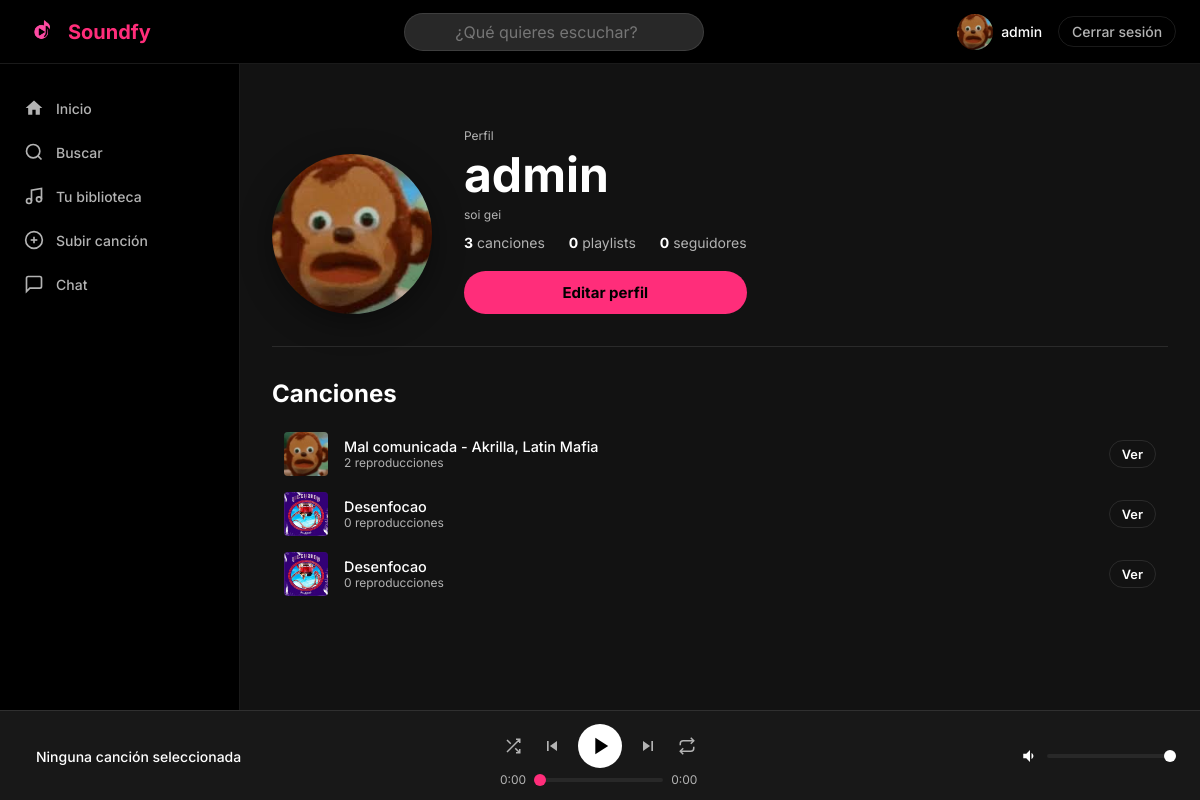
Page /users/perfil/admin/ (signed in) on the earlier database version.
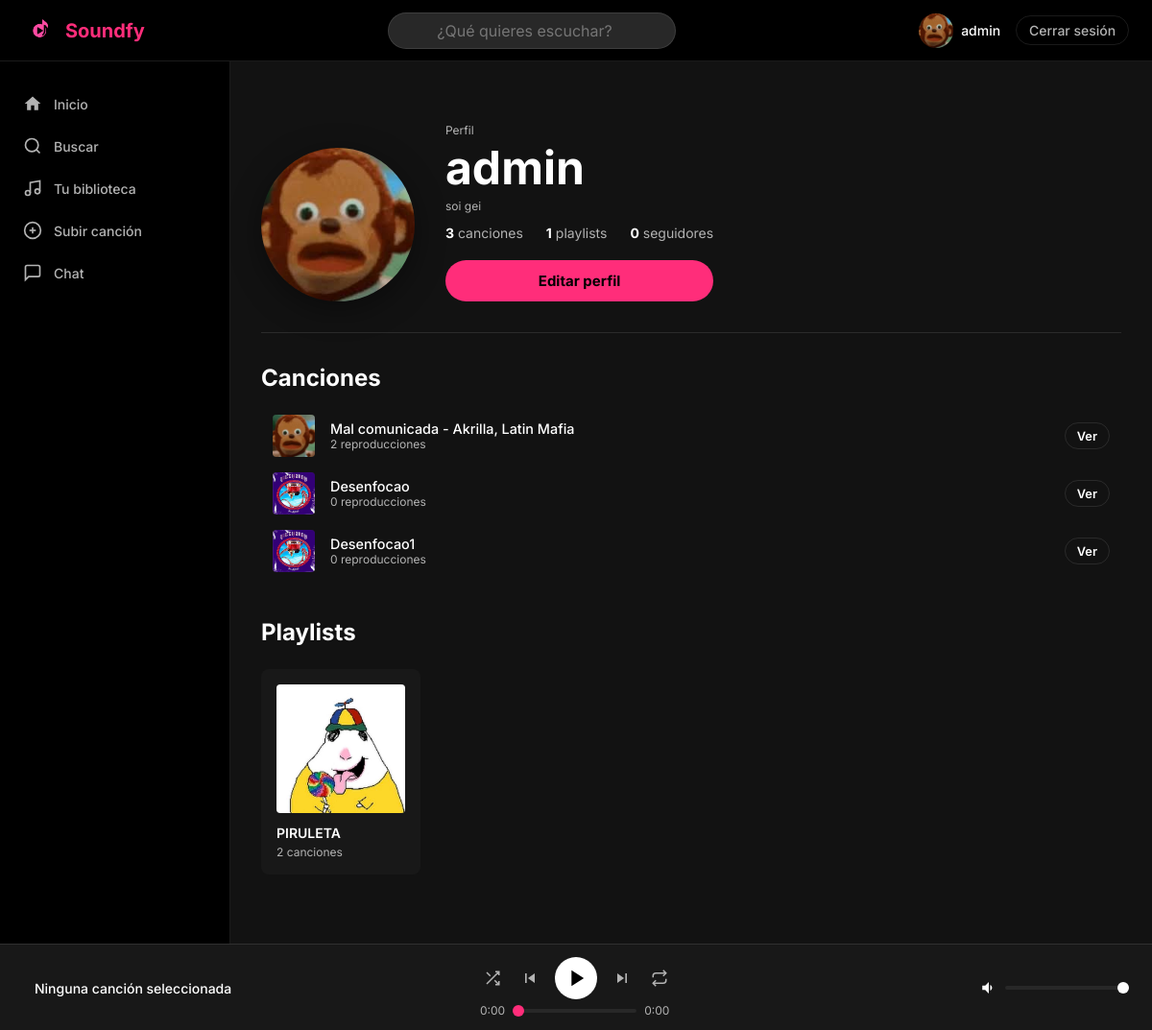
Same page on the later database version.
### users/models.py (models this page shows, shortened)
class Usuario(AbstractUser):
    foto_perfil = models.ImageField(
        upload_to='fotos_perfil/',
        null=True,
        blank=True
    )
    biografia = models.TextField(max_length=500, blank=True)
    fecha_nacimiento = models.DateField(null=True, blank=True)
    es_artista = models.BooleanField(default=False)
    seguidores = models.ManyToManyField(
        'self',
        symmetrical=False,
        related_name='siguiendo',
        blank=True
    )
    class Meta:
        verbose_name = 'Usuario'
        verbose_name_plural = 'Usuarios'

### music/models.py (models this page shows, shortened)
class Cancion(models.Model):
    titulo = models.CharField(max_length=200)
    artista = models.ForeignKey(
        Usuario,
        on_delete=models.CASCADE,
        related_name='canciones'
    )
    album = models.ForeignKey(
        Album,
        on_delete=models.SET_NULL,
        null=True,
        blank=True,
        related_name='canciones'
    )
    genero = models.ForeignKey(
        Genero,
        on_delete=models.SET_NULL,
        null=True,
        blank=True
    )
    archivo_audio = models.FileField(upload_to='canciones/')
    portada = models.ImageField(upload_to='portadas_canciones/', null=True, blank=True)
    duracion = models.PositiveIntegerField(help_text='Duración en segundos', default=0)
    reproducciones = models.PositiveIntegerField(default=0)
    fecha_subida = models.DateTimeField(auto_now_add=True)
    es_publica = models.BooleanField(default=True)
    class Meta:
        verbose_name = 'Canción'
        verbose_name_plural = 'Canciones'
        ordering = ['-fecha_subida']

class Playlist(models.Model):
    nombre = models.CharField(max_length=200)
    descripcion = models.TextField(blank=True)
    propietario = models.ForeignKey(
        Usuario,
        on_delete=models.CASCADE,
        related_name='playlists'
    )
    canciones = models.ManyToManyField(
        Cancion,
        through='PlaylistCancion',
        blank=True
    )
    portada = models.ImageField(upload_to='portadas_playlists/', null=True, blank=True)
    es_publica = models.BooleanField(default=True)
    creada_en = models.DateTimeField(auto_now_add=True)
    class Meta:
        verbose_name = 'Playlist'
        verbose_name_plural = 'Playlists'

### users/views.py (the view)
# urls.py: path('perfil/<str:username>/', views.vista_perfil, name='perfil'),
@login_required
def vista_perfil(request, username):
    perfil = get_object_or_404(Usuario, username=username)
    canciones = perfil.canciones.filter(es_publica=True).order_by('-fecha_subida')[:10]
    playlists = perfil.playlists.filter(es_publica=True)
    es_propio = request.user == perfil
    ya_sigue = request.user.siguiendo.filter(pk=perfil.pk).exists()
    return render(request, 'users/perfil.html', {
        'perfil': perfil,
        'canciones': canciones,
        'playlists': playlists,
        'es_propio': es_propio,
        'ya_sigue': ya_sigue,
    })

### templates/users/perfil.html (shortened to what this page needs)
{% extends 'base.html' %}
{% load static %}
{% block contenido %}
<div class="perfil-cabecera">
    <div class="perfil-avatar">
        {% if perfil.foto_perfil %}
            <img src="{{ perfil.foto_perfil.url }}" alt="{{ perfil.username }}">
        {% else %}
            <div class="avatar-grande">{{ perfil.username|first|upper }}</div>
        {% endif %}
    </div>
    <div class="perfil-info">
        <span class="texto-muted">Perfil</span>
        <h1>{{ perfil.username }}</h1>
        {% if perfil.biografia %}
            <p class="texto-muted">{{ perfil.biografia }}</p>
        {% endif %}
        <div class="perfil-stats">
            <span><strong>{{ perfil.canciones.count }}</strong> canciones</span>
            <span><strong>{{ perfil.playlists.count }}</strong> playlists</span>
            <span><strong>{{ perfil.seguidores.count }}</strong> seguidores</span>
        </div>
        <div class="perfil-acciones">
            {% if es_propio %}
                <a href="{% url 'editar_perfil' %}" class="btn-primario btn-bloque">Editar perfil</a>
            {% else %}
                <a href="{% url 'seguir_usuario' username=perfil.username %}"
                   class="{% if ya_sigue %}btn-secundario{% else %}btn-primario{% endif %}">
                    {% if ya_sigue %}Siguiendo{% else %}Seguir{% endif %}
                </a>
            {% endif %}
        </div>
    </div>
</div>
{% if canciones %}
<section class="perfil-seccion">
    <h2>Canciones</h2>
    <div class="lista-canciones">
        {% for cancion in canciones %}
            <div class="fila-cancion" onclick="reproducirCancionConCola(
                    '{{ cancion.archivo_audio.url }}',
                    '{{ cancion.titulo }}',
                    '{{ cancion.artista.username }}',
                    '{% if cancion.portada %}{{ cancion.portada.url }}{% endif %}',
                    {{ cancion.pk }},
                    [{% for c in canciones %}{
                        pk: {{ c.pk }},
                        url: '{{ c.archivo_audio.url }}',
                        titulo: '{{ c.titulo }}',
                        artista: '{{ c.artista.username }}',
                        portada: '{% if c.portada %}{{ c.portada.url }}{% endif %}'
                    }{% if not forloop.last %},{% endif %}{% endfor %}]
                )">
                <div class="fila-cancion-portada">
                    {% if cancion.portada %}
                        <img src="{{ cancion.portada.url }}" alt="{{ cancion.titulo }}" loading="lazy">
                    {% else %}
                        <div class="portada-placeholder-pequeña">♪</div>
                    {% endif %}
                </div>
                <div class="fila-cancion-info">
                    <span class="fila-cancion-titulo">{{ cancion.titulo }}</span>
                    <span class="texto-muted">{{ cancion.reproducciones }} reproducciones</span>
                </div>
                <a href="{% url 'detalle_cancion' pk=cancion.pk %}"
                   class="btn-secundario btn-pequeño"
                   onclick="event.stopPropagation()">Ver</a>
            </div>
        {% endfor %}
    </div>
</section>
{% endif %}
{% if playlists %}
<section class="perfil-seccion">
    <h2>Playlists</h2>
    <div class="grid-canciones">
        {% for playlist in playlists %}
            <a href="{% url 'detalle_playlist' pk=playlist.pk %}" class="tarjeta-cancion">
                <div class="tarjeta-portada">
                    {% if playlist.portada %}
                        <img src="{{ playlist.portada.url }}" alt="{{ playlist.nombre }}" loading="lazy">
                    {% else %}
                        <div class="portada-placeholder">♫</div>
                    {% endif %}
                </div>
                <div class="tarjeta-info">
                    <span class="tarjeta-titulo">{{ playlist.nombre }}</span>
                    <span class="tarjeta-artista">{{ playlist.canciones.count }} canciones</span>
                </div>
            </a>
        {% endfor %}
    </div>
</section>
{% endif %}
{% endblock %}

### templates/partials/navbar.html
{% load static %}
<nav class="navbar">
    {% load static %}
    <div class="navbar-logo">
        <a href="{% url 'inicio' %}">
            <img src="{% static 'img/logo.png' %}" alt="Soundfy" height="36">
            <span>Soundfy</span>
        </a>
    </div>
    <div class="navbar-busqueda">
        <form action="{% url 'buscar' %}" method="GET">
            <input
                type="search"
                name="q"
                placeholder="¿Qué quieres escuchar?"
                value="{{ request.GET.q }}"
            >
        </form>
    </div>
    <div class="navbar-usuario">
        <a href="{% url 'perfil' username=user.username %}">
            {% if user.foto_perfil %}
                <img src="{{ user.foto_perfil.url }}" alt="{{ user.username }}" class="avatar-pequeño">
            {% else %}
                <div class="avatar-pequeño avatar-placeholder">{{ user.username|first|upper }}</div>
            {% endif %}
            <span>{{ user.username }}</span>
        </a>
        <a href="{% url 'logout' %}" class="btn-logout">Cerrar sesión</a>
    </div>
</nav>

Differences in the rows shown:
computed for Usuario "admin": playlists.count "0" → "1"
changed Cancion: titulo "Desenfocao" → "Desenfocao1"
added Playlist: portada (picture), nombre "PIRULETA", canciones.count "2"
Other differences:
text now shown: "Playlists"
